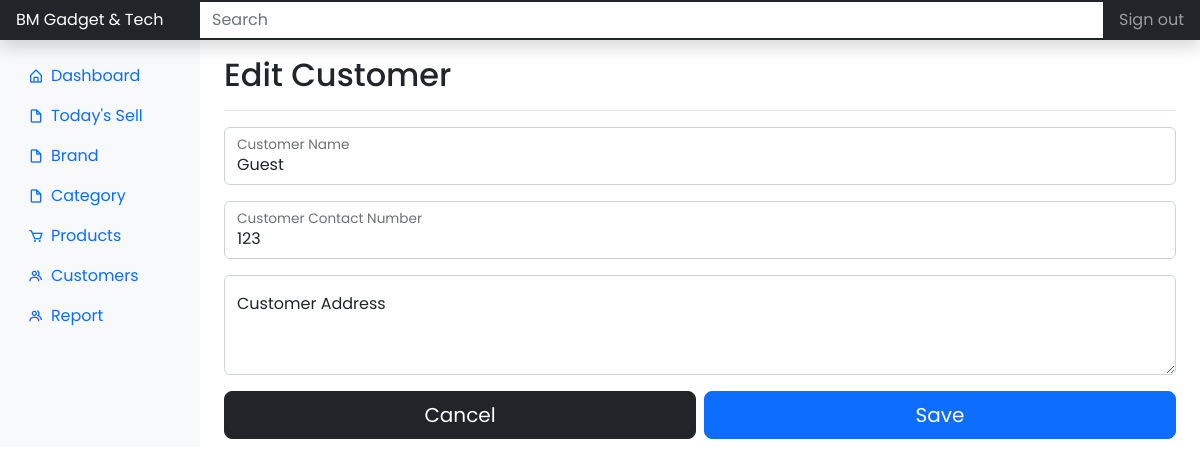
The page /dashboard/customer/1/update/ (signed in) on the database as committed earlier.
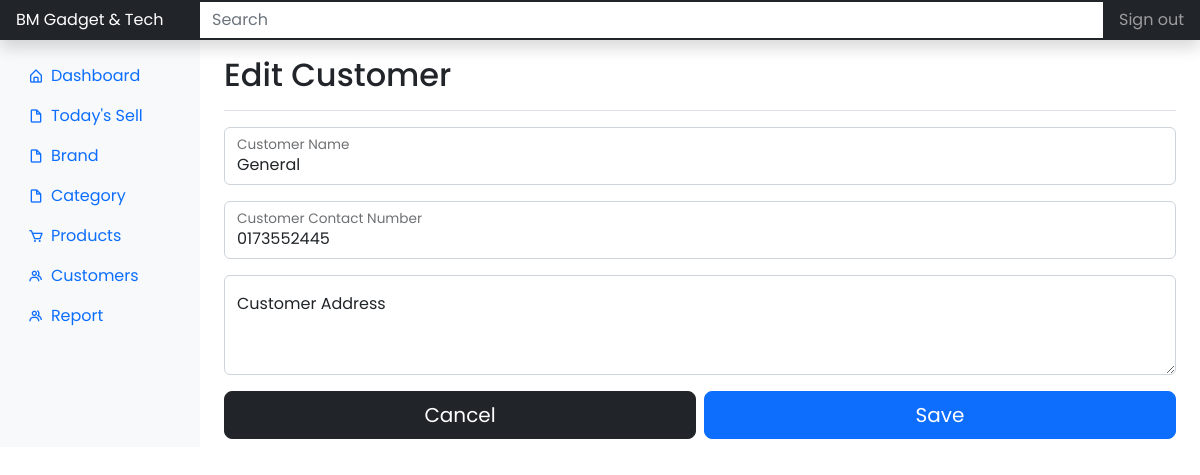
The same page on the database as committed later.
### app/models.py (models this page shows)
class Customers(db.Model, UserMixin):
    id = db.Column(db.Integer, primary_key=True)
    customer_name = db.Column(db.String(), nullable=False)
    customer_contact_number = db.Column(db.String())
    customer_address = db.Column(db.String())

### app/dashboard/views.py (the view)
@dashboard.route("/dashboard/customer/<int:customer_id>/update/", methods=['GET', 'POST'])
@login_required
def edit_customer(customer_id):
    customer = Customers.query.get_or_404(customer_id)
    form = AddCustomerForm()
    if form.validate_on_submit():
        customer.customer_name = form.customer_name.data
        customer.customer_contact_number = form.customer_contact_number.data
        customer.customer_address = form.customer_address.data
        db.session.commit()
        flash('Customer details has been updated ✅', 'success')
        return redirect(url_for('dashboard.customer', customer_id=customer.id))
    elif request.method == 'GET':
        form.customer_name.data = customer.customer_name
        form.customer_contact_number.data = customer.customer_contact_number
        form.customer_address.data = customer.customer_address
    return render_template('dashboard/customer_edit.html', form=form)

### app/dashboard/forms.py
class AddCustomerForm(FlaskForm):
    customer_name = StringField(
        'Customer Name',
        validators=[DataRequired()]
    )
    customer_contact_number = StringField(
        'Customer Contact Number',
        validators=[
            DataRequired(),
            Length(min=1, max=11)
        ]
    )
    customer_address = TextAreaField('Customer Address')
    submit = SubmitField('Save')

### app/models.py (called while the page is built)
@login_manager.user_loader
def load_user(user_id):
    return Users.query.get(int(user_id))

### app/templates/dashboard/customer_edit.html (shortened to what this page needs)
{% extends 'layouts/root-dashboard.html' %}
{% block body %}
<header class="navbar navbar-dark sticky-top bg-dark flex-md-nowrap p-0 shadow">
	<a class="navbar-brand col-md-3 col-lg-2 me-0 px-3 fs-6" href="#">
		BM Gadget & Tech
	</a>
	<input
		class="form-control form-control-dark w-100 rounded-0 border-0"
		type="text"
		placeholder="Search"
		aria-label="Search"
	/>
	<div class="navbar-nav">
		<div class="nav-item text-nowrap">
			<a class="nav-link px-3" href="#">Sign out </a>
		</div>
	</div>
</header>
<div class="container-fluid">
	<div class="row">
		{% include 'helpers/_dashboard_side_nav.html' %}
		<main class="col-md-9 ms-sm-auto col-lg-10 px-md-4">
			<div class="align-items-center pt-3 pb-2 mb-3 border-bottom">
				<h1 class="h2">Edit Customer</h1>
			</div>
			<div>
				<form method="POST" action="">
					<div class="py-0">
						<div class="row">
							<div class="col-md-12">
								<div class="form-floating mb-3">
									{% if form.customer_name.errors %}
									{{ form.customer_name(
										class="form-control is-invalid",
										placeholder="Customer Name"
									) }}
									<div class="invalid-feedback">
										{% for error in form.customer_name.errors %}
										<span>{{ error }}</span>
										{% endfor %}
									</div>
									{% else %}
									{{ form.customer_name(
										class="form-control",
										placeholder="Customer Name"
									) }}
									{% endif %}
									{{ form.customer_name.label(class="form-control-label") }}
								</div>
							</div>
						</div>
						<div class="row">
							<div class="col-md-12">
								<div class="form-floating mb-3">
									{% if form.customer_contact_number.errors %}
									{{ form.customer_contact_number(
										class="form-control is-invalid",
										placeholder="Customer Contact Number"
									) }}
									<div class="invalid-feedback">
										{% for error in form.customer_contact_number.errors %}
										<span>{{ error }}</span>
										{% endfor %}
									</div>
									{% else %}
									{{ form.customer_contact_number(
										class="form-control",
										placeholder="Customer Contact Number"
									) }}
									{% endif %}
									{{ form.customer_contact_number.label(class="form-control-label") }}
								</div>
							</div>
						</div>
						<div class="row">
							<div class="col-md-12">
								<div class="form-floating mb-3">
									{% if form.customer_address.errors %}
									{{ form.customer_address(
										class="form-control is-invalid",
										placeholder="Customer Address",
										style="height: 100px"
									) }}
									<div class="invalid-feedback">
										{% for error in form.customer_address.errors %}
										<span>{{ error }}</span>
										{% endfor %}
									</div>
									{% else %}
									{{ form.customer_address(
										class="form-control",
										placeholder="Customer Address",
										style="height: 100px",
									) }}
									{% endif %}
									{{ form.customer_address.label(class="form-control-label") }}
								</div>
							</div>
						</div>
					</div>
					<div class="d-grid gap-2 d-md-flex justify-content-md-end">
						<a href="{{ url_for('dashboard.category') }}"  class="btn btn-lg btn-dark w-100 mx-0 mb-2">Cancel</a>
						{{ form.submit(class="btn btn-lg btn-primary w-100 mx-0 mb-2") }}
					</div>
				</form>
			</div>
		</main>
	</div>
</div>
{% endblock %}

Rows that differ between the two databases and show on the page:
changed Customers: customer_name "Guest" → "General"; customer_contact_number "123" → "0173552445"
